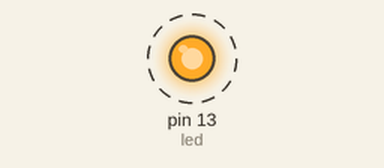
The sketch below on a simulated Arduino Uno, built with avr-gcc and run on an emulated ATmega328P. On the bench: output pins drawn as LEDs (lit = HIGH). Dashed ring = blinking.

Above: at 0.2 s.
Timing chart, 0 to 3.0 s (numbered marks = the images above):
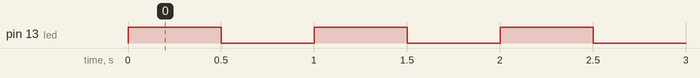

Measured:
- by itself, pin 13 (led): alternates HIGH for 0.50 s and LOW for 0.50 s

The sketch:

blink_1.ino
```cpp
/*
  Blink FSM

  Accensione e spegnimanto di un LED utilizzando
  una FSM 2 stati statici.

Costrutto switch basato su uno struct.

 */

// Dichiarazione variabili
int led = 13;
int pausa = 500;  // Variabile richiambile nel corso dell'esecuzione

void setup() {
    // Inizializziamo il PIN 13 come OUTPUT
    pinMode(led, OUTPUT);
}

enum fsm_stati { // Stati della FMS
    on,
    off
};

fsm_stati stato;

void loop() {
    switch (stato){
    case on :
        // Machine: operazioni svolte
        digitalWrite(led, HIGH);  // Mette il PIN del LED in stato acceso
        delay(pausa);              // Aspetta un secondo (mille millisecondi)

        // State: gestione degli stati
        stato = off ; // Setta il prossimo state
        break;

    case off:
        digitalWrite(led, LOW);   // Mette il PIN del LED in stato spento
        delay(pausa);               // Aspetta mezzo secondo

        stato = on ;
        break;
    }
}
```
